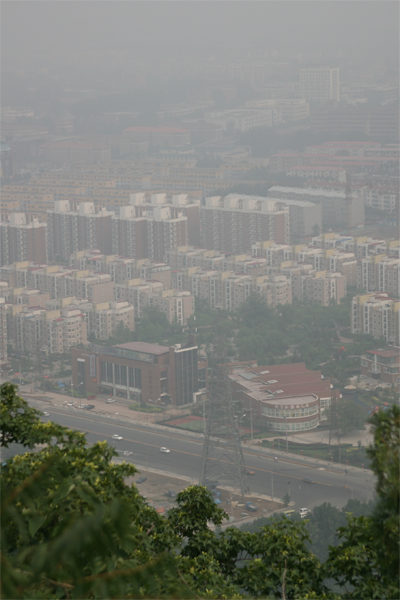
%> input picture images/3.bmp, 400 x 600 px
$ octave --eval "result = Retinex_2(imread('images/3.bmp'));"   (GNU Octave 9; MATLAB toolbox functions it lacks are replaced by stand-ins)
%> lines starting %> are read from the running program, lines starting %| are printed output that depends on the picture
function In = Retinex_2(f, flag)
% 多尺度Retinex实现图像去雾
% 输入参数：
%  f——图像矩阵
%  flag——显示标记
% 输出参数：
%  In——结果图像

if nargin < 2
    flag = 1;
end

I= f;%取输入图像的R分量
%> I is the input picture: size 600x400x3 uint8; mean R, G, B 123.1, 124.9, 117.8
R= I(:,:,1);
G= I(:,:,2);
B= I(:,:,3);
R0= double(R);
G0= double(G);
B0= double(B);
[N1,M1]= size(R);
%> N1 = 600; M1 = 400
%对R分量进行数据转换,并对其取对数
Rlog = log(R0+1);
%对R分量进行二维傅里叶变换
Rfft2= fft2(R0);
%形成高斯滤波函数
sigma = 128;
F= zeros(N1,M1);
for i=1:N1
    for j=1:M1
        F(i,j)= exp(-((i-N1/2)^2+(j-M1/2)^2)/(2 * sigma * sigma));
    end
end
F=F./(sum(F(:)));
%对高斯滤波函数进行二维傅里叶变换
Ffft= fft2(double(F));
% 号对R分量与高斯滤波函数进行卷积运算
DRO= Rfft2.* Ffft;
DR = ifft2(DRO);
%在对数域中，用原图像减去低通滤波后的图像，得到高频增强的图像
DRdouble = double(DR);
DRlog = log(DRdouble+1);
Rr0  = Rlog-DRlog;
%形成高斯滤波函数
sigma = 256;
F= zeros(N1,M1);
for i=1:N1
    for j=1:M1
        F(i,j)= exp(-((i-N1/2)^2+(j-M1/2)^2)/(2 * sigma * sigma));
    end
end
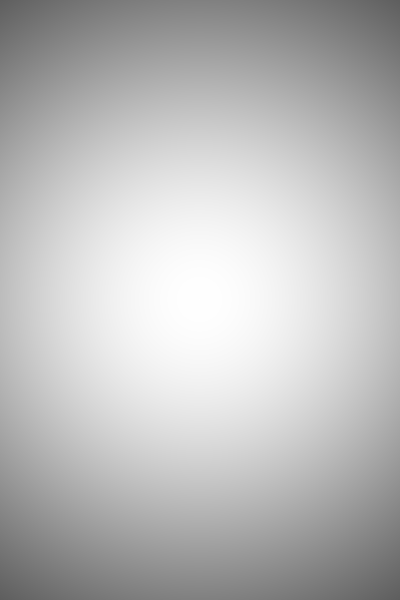
%> F: size 600x400 double; min 0.371, max 1, mean 0.736
F=F./(sum(F(:)));
%对高斯滤波函数进行二维傅里叶变换
Ffft= fft2(double(F));
% 号对R分量与高斯滤波函数进行卷积运算
DRO= Rfft2.* Ffft;
DR = ifft2(DRO);
%在对数域中，用原图像减去低通滤波后的图像，得到高频增强的图像
DRdouble = double(DR);
DRlog = log(DRdouble+1);
Rr1  = Rlog-DRlog;
%形成高斯滤波函数
sigma = 512;
F= zeros(N1,M1);
for i=1:N1
    for j=1:M1
        F(i,j)= exp(-((i-N1/2)^2+(j-M1/2)^2)/(2 * sigma * sigma));
    end
end
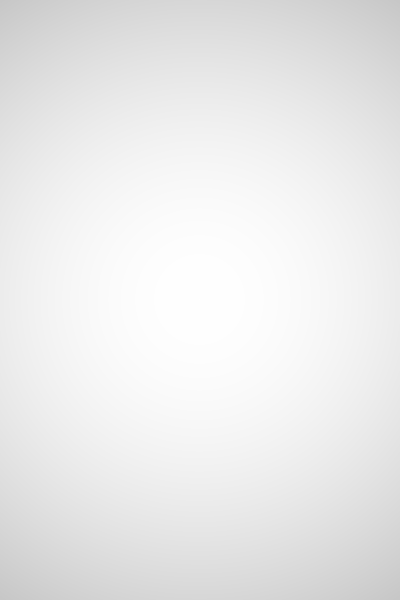
%> F: size 600x400 double; min 0.78, max 1, mean 0.922
F=F./(sum(F(:)));
%对高斯滤波函数进行二维傅里叶变换
Ffft= fft2(double(F));
% 号对R分量与高斯滤波函数进行卷积运算
DRO= Rfft2.* Ffft;
DR = ifft2(DRO);
%在对数域中，用原图像减去低通滤波后的图像，得到高频增强的图像
DRdouble = double(DR);
DRlog = log(DRdouble+1);
Rr2  = Rlog-DRlog;
% 对上述三次增强得到的图像取均值作为最终增强的图像
Rr = (1/3)*(Rr0+Rr1+Rr2);
% 定义色彩恢复因子C
a = 30;
II = imadd(R0,G0);
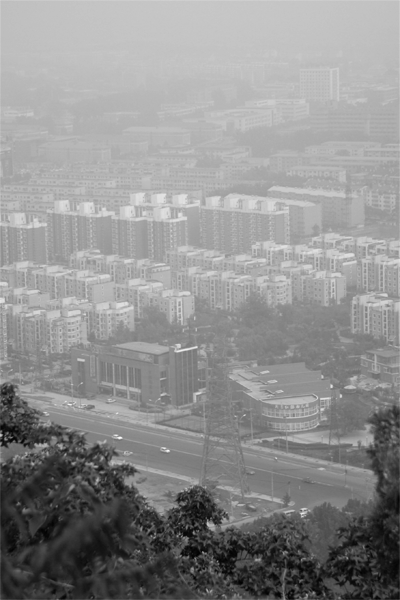
%> II: size 600x400 double; min 21, max 423, mean 247.9; drawn with min black and max white
II = imadd(II,B0);
Ir = immultiply(R0,a);
C = imdivide(Ir,II);
C = log(C+1);
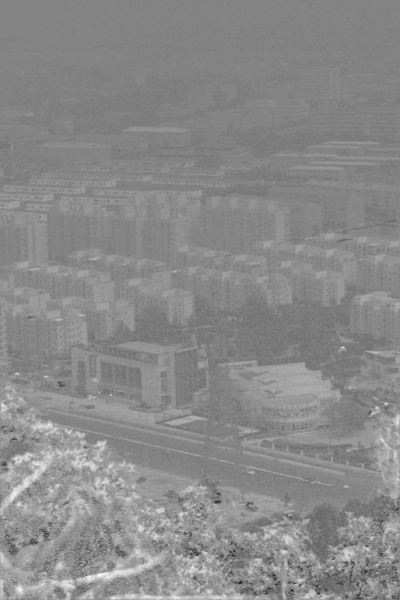
%> C: size 600x400 double; min 2.04, max 2.73, mean 2.41; drawn with min black and max white
% 将增强后的R分量乘以色彩恢复因子，并对其进行反对数变换
Rr = immultiply(C,Rr);
EXPRr = exp(Rr);
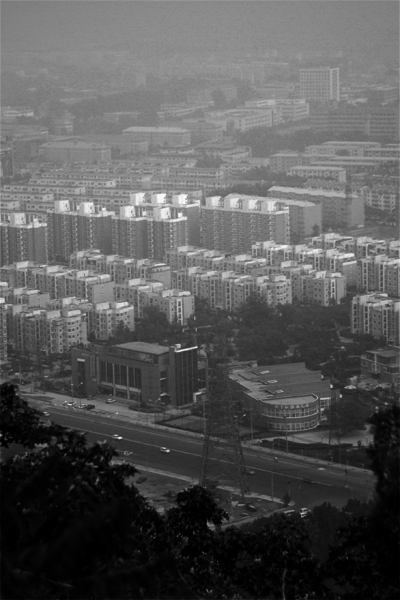
%> EXPRr: size 600x400 double; min 0.00235, max 3.62, mean 1.25; drawn with min black and max white
%对增强后的图像进行对比度拉伸增强
MIN= min(min(EXPRr));
%> MIN = 0.00235
MAX= max( max(EXPRr));
%> MAX = 3.62
EXPRr =(EXPRr- MIN)/(MAX- MIN);
EXPRr = adapthisteq(EXPRr);


%对G分量进行数据转换,并对其取对数
Glog = log(G0+1);
%对R分量进行二维傅里叶变换
Gfft2= fft2(G0);
%形成高斯滤波函数
sigma = 128;
F= zeros(N1,M1);
for i=1:N1
    for j=1:M1
        F(i,j)= exp(-((i-N1/2)^2+(j-M1/2)^2)/(2 * sigma * sigma));
    end
end
F=F./(sum(F(:)));
%对高斯滤波函数进行二维傅里叶变换
Ffft= fft2(double(F));
% 号对R分量与高斯滤波函数进行卷积运算
DGO= Gfft2.* Ffft;
DG = ifft2(DGO);
%在对数域中，用原图像减去低通滤波后的图像，得到高频增强的图像
DGdouble = double(DG);
DGlog = log(DGdouble+1);
Gg0  = Glog-DGlog;
%形成高斯滤波函数
sigma = 256;
F= zeros(N1,M1);
for i=1:N1
    for j=1:M1
        F(i,j)= exp(-((i-N1/2)^2+(j-M1/2)^2)/(2 * sigma * sigma));
    end
end
F=F./(sum(F(:)));
%对高斯滤波函数进行二维傅里叶变换
Ffft= fft2(double(F));
% 号对R分量与高斯滤波函数进行卷积运算
DGO= Gfft2.* Ffft;
DG = ifft2(DGO);
%在对数域中，用原图像减去低通滤波后的图像，得到高频增强的图像
DGdouble = double(DG);
DGlog = log(DGdouble+1);
Gg1  = Glog-DGlog;
%形成高斯滤波函数
sigma = 512;
F= zeros(N1,M1);
for i=1:N1
    for j=1:M1
        F(i,j)= exp(-((i-N1/2)^2+(j-M1/2)^2)/(2 * sigma * sigma));
    end
end
F=F./(sum(F(:)));
%对高斯滤波函数进行二维傅里叶变换
Ffft= fft2(double(F));
% 号对R分量与高斯滤波函数进行卷积运算
DGO= Gfft2.* Ffft;
DG = ifft2(DGO);
%在对数域中，用原图像减去低通滤波后的图像，得到高频增强的图像
DGdouble = double(DG);
DGlog = log(DGdouble+1);
Gg2  = Glog-DGlog;
% 对上述三次增强得到的图像取均值作为最终增强的图像
Gg = (1/3)*(Gg0+Gg1+Gg2);
% 定义色彩恢复因子C
% a = 125;
II = imadd(R0,G0);
II = imadd(II,B0);
Ir = immultiply(R0,a);
C = imdivide(Ir,II);
C = log(C+1);
% 将增强后的R分量乘以色彩恢复因子，并对其进行反对数变换
Gg = immultiply(C,Gg);
EXPGg = exp(Gg);
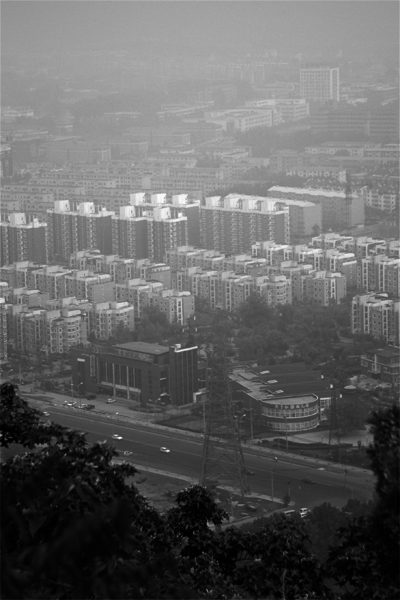
%> EXPGg: size 600x400 double; min 0.00567, max 3.07, mean 1.21; drawn with min black and max white
%对增强后的图像进行对比度拉伸增强
MIN= min(min(EXPGg));
%> MIN = 0.00567
MAX= max( max(EXPGg));
%> MAX = 3.07
EXPGg =(EXPGg- MIN)/(MAX- MIN);
EXPGg = adapthisteq(EXPGg);


%对B分量进行数据转换,并对其取对数
Blog = log(B0+1);
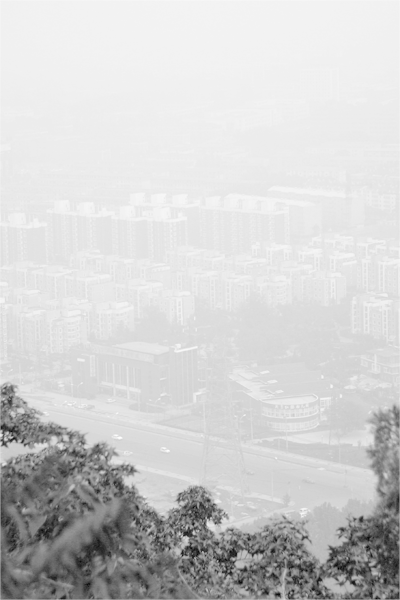
%> Blog: size 600x400 double; min 1.61, max 5.3, mean 4.61; drawn with min black and max white
%对R分量进行二维傅里叶变换
Bfft2= fft2(B0);
%形成高斯滤波函数
sigma = 128;
F= zeros(N1,M1);
for i=1:N1
    for j=1:M1
        F(i,j)= exp(-((i-N1/2)^2+(j-M1/2)^2)/(2 * sigma * sigma));
    end
end
F=F./(sum(F(:)));
%对高斯滤波函数进行二维傅里叶变换
Ffft= fft2(double(F));
% 号对R分量与高斯滤波函数进行卷积运算
DBO= Bfft2.* Ffft;
DB = ifft2(DBO);
%在对数域中，用原图像减去低通滤波后的图像，得到高频增强的图像
DBdouble = double(DB);
DBlog = log(DBdouble+1);
Bb0  = Blog-DBlog;
%形成高斯滤波函数
sigma = 256;
F= zeros(N1,M1);
for i=1:N1
    for j=1:M1
        F(i,j)= exp(-((i-N1/2)^2+(j-M1/2)^2)/(2 * sigma * sigma));
    end
end
F=F./(sum(F(:)));
%对高斯滤波函数进行二维傅里叶变换
Ffft= fft2(double(F));
% 号对R分量与高斯滤波函数进行卷积运算
DBO= Bfft2.* Ffft;
DB = ifft2(DBO);
%在对数域中，用原图像减去低通滤波后的图像，得到高频增强的图像
DBdouble = double(DB);
DBlog = log(DBdouble+1);
Bb1  = Blog-DBlog;
%形成高斯滤波函数
sigma = 512;
F= zeros(N1,M1);
for i=1:N1
    for j=1:M1
        F(i,j)= exp(-((i-N1/2)^2+(j-M1/2)^2)/(2 * sigma * sigma));
    end
end
F=F./(sum(F(:)));
%对高斯滤波函数进行二维傅里叶变换
Ffft= fft2(double(F));
% 号对R分量与高斯滤波函数进行卷积运算
DBO= Bfft2.* Ffft;
DB = ifft2(DBO);
%在对数域中，用原图像减去低通滤波后的图像，得到高频增强的图像
DBdouble = double(DB);
DBlog = log(DBdouble+1);
Bb2  = Blog-DBlog;
% 对上述三次增强得到的图像取均值作为最终增强的图像
Bb = (1/3)*(Bb0+Bb1+Bb2);
% 定义色彩恢复因子C
% a = 125;
II = imadd(R0,G0);
II = imadd(II,B0);
Ir = immultiply(R0,a);
C = imdivide(Ir,II);
C = log(C+1);
% 将增强后的R分量乘以色彩恢复因子，并对其进行反对数变换
Bb = immultiply(C,Bb);
EXPBb = exp(Bb);
%对增强后的图像进行对比度拉伸增强
MIN= min(min(EXPBb));
%> MIN = 0.000304
MAX= max( max(EXPBb));
%> MAX = 3.34
EXPBb =(EXPBb- MIN)/(MAX- MIN);
EXPBb = adapthisteq(EXPBb);

%对增强后的图像R、G、B分量进行融合
IO(:,:,1)=EXPRr;
IO(:,:,2)=EXPGg;
IO(:,:,3)=EXPBb;


% 集成处理后的分量得到结果图像
In = IO;
%结果显示
if flag
    figure;
    subplot(2, 2, 1); imshow(f); title('原图像', 'FontWeight', 'Bold');
    subplot(2, 2, 2); imshow(In); title('处理后的图像', 'FontWeight', 'Bold');
    % 灰度化，用于计算直方图
    Q = rgb2gray(f);
    M = rgb2gray(In);
    subplot(2, 2, 3); imhist(Q, 64); title('原灰度直方图', 'FontWeight', 'Bold');
    subplot(2, 2, 4); imhist(M, 64); title('处理后的灰度直方图', 'FontWeight', 'Bold');
end
